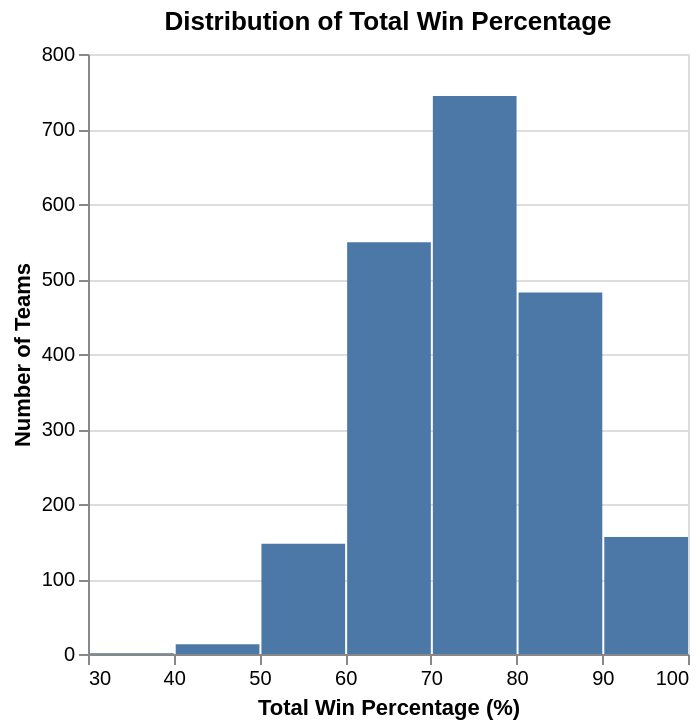

Source (notebook cell):
### Markdown cell above
<div style="background-color: #f0f0f0; padding: 10px;">
    
#### Task 4.4: Plot the distribution of two relevant variables in the raw data (4 points)

- Use `altair` to plot the distribution of one of the numeric variables in your tidied data set.

- Use `altair` to create a visualization showing the relative proportions of each category/level for one of categorical variable in your tidied data set. 

- Clearly label the variable that is being plotted in each plot.

*Notes:* 
- *Be sure the output is as clear as possible, provide an English title along with readable x and y column names*

- *You may also add more code cells to this section*

</div>

### Code cell
import altair as alt

# Create a histogram showing the distribution of total win percentages
win_pct_plot = alt.Chart(tidy_march_madness).mark_bar().encode(
    x=alt.X("total_wins_pct:Q", bin=True).title("Total Win Percentage (%)"),
    y=alt.Y("count():Q").title("Number of Teams")
).properties(
    title="Distribution of Total Win Percentage")

# Display the histogram
win_pct_plot

### Figure 1 — Vega-Lite specification as saved in the notebook (floating-point values rounded to 4 significant figures; data arrays with more than 128 entries replaced by an {"elided": "..."} marker saying what was removed)
{"config": {"view": {"continuousWidth": 300, "continuousHeight": 300}}, "data": {"name": "data-f33d43a0f280fad63b0c9d8d4802ae8c"}, "mark": {"type": "bar"}, "encoding": {"x": {"bin": true, "field": "total_wins_pct", "title": "Total Win Percentage (%)", "type": "quantitative"}, "y": {"aggregate": "count", "title": "Number of Teams", "type": "quantitative"}}, "title": "Distribution of Total Win Percentage", "$schema": "https://vega.github.io/schema/vega-lite/v5.20.1.json", "datasets": {"data-f33d43a0f280fad63b0c9d8d4802ae8c": {"elided": "2092 records"}}}
